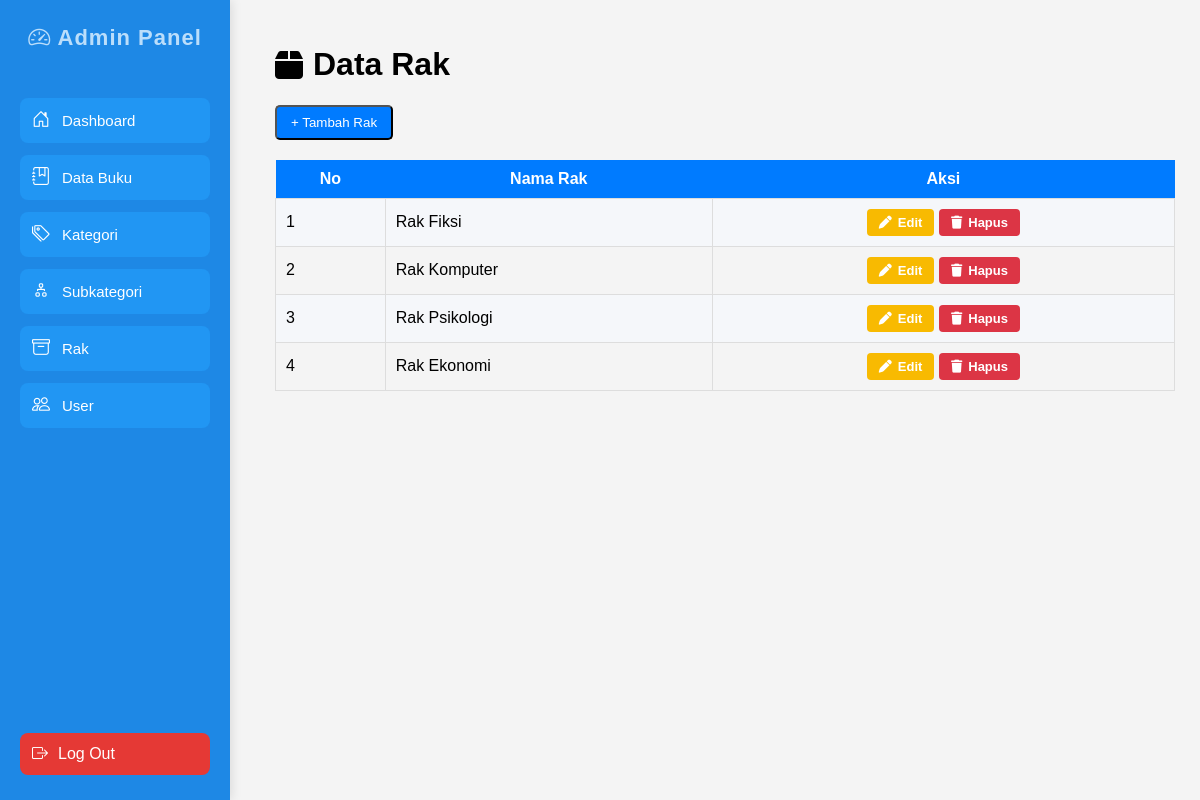
/cms/rak.php, run on an earlier commit of the app's database.
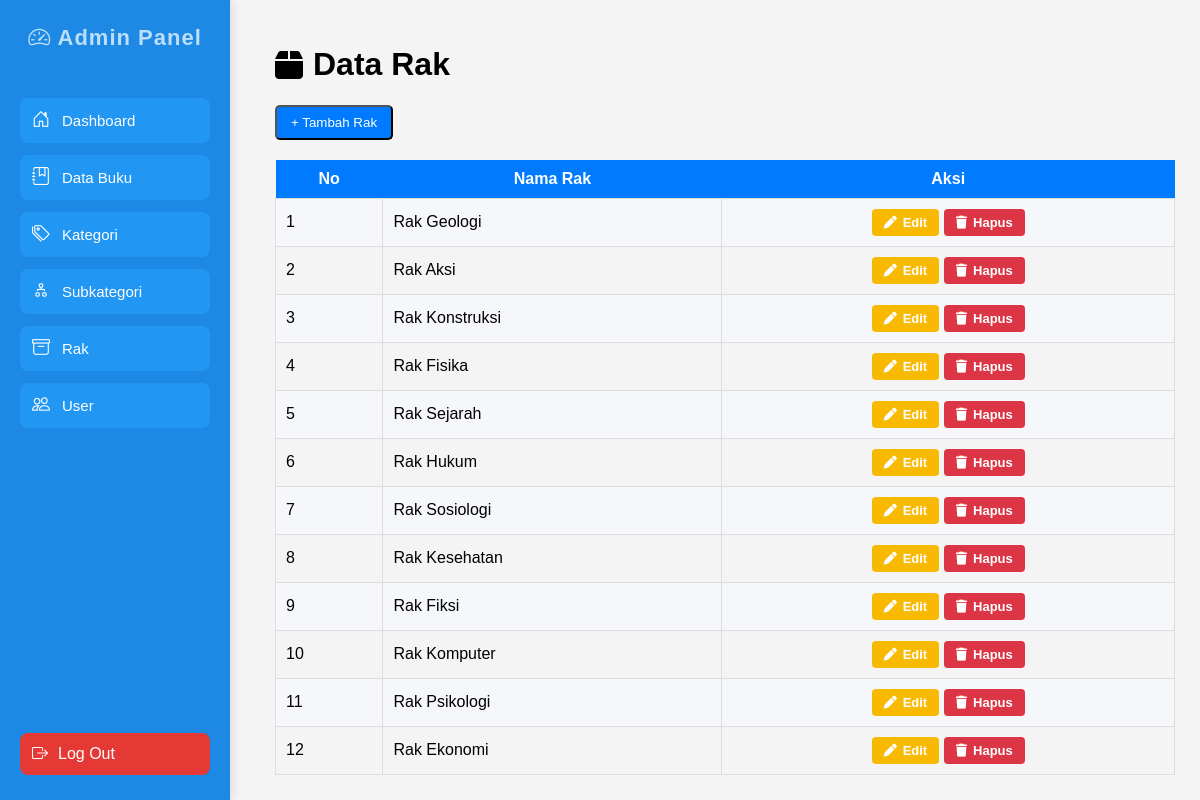
And on a later commit of the database.
### tables this page shows
CREATE TABLE `rak` (
  `rakId` int(11) NOT NULL,
  `nomor_rak` varchar(50) NOT NULL
);

### cms/rak.php (the view, shortened to what this page needs)
<?php
include '../config/koneksi2.php';
?>
<!DOCTYPE html>
<html>
<head>
    <link rel="stylesheet" href="https://cdnjs.cloudflare.com/ajax/libs/font-awesome/6.5.0/css/all.min.css">
</head>
<body>
    <?php include 'sidebar.php'; ?>
    <div class="content">
        <h1 style="display:flex; align-items:center; gap:10px;">
            <i class="fa fa-box"></i> Data Rak
        </h1>
        <button class="btn" onclick="toggleForm()">+ Tambah Rak</button>
        <table>
            <tr>
                <th>No</th>
                <th>Nama Rak</th>
                <th>Aksi</th>
            </tr>
            <?php
            $no = 1;
            $q = mysqli_query($koneksi, "SELECT * FROM rak ORDER BY rakId DESC");
            while ($r = mysqli_fetch_assoc($q)) {
            ?>
                <tr>
                    <td><?= $no++; ?></td>
                    <td><?= htmlspecialchars($r['nomor_rak']); ?></td>
                    <td class="aksi-btn">
                        <a href="rak.php?edit=<?= $r['rakId']; ?>"
                            class="btn-aksi btn-edit">
                            <i class="fa fa-pen"></i> Edit
                        </a>
                        <a href="rak.php?hapus=<?= $r['rakId']; ?>"
                            class="btn-aksi btn-hapus"
                            onclick="return confirm('Hapus rak ini?')">
                            <i class="fa fa-trash"></i> Hapus
                        </a>
                    </td>
                </tr>
            <?php } ?>
        </table>
    </div>
</body>
</html>

### cms/sidebar.php (shortened to what this page needs)
<link rel="stylesheet" href="https://cdn.jsdelivr.net/npm/bootstrap-icons@1.11.1/font/bootstrap-icons.css">
<div class="sidebar">
  <h2><i class="bi bi-speedometer2"></i> Admin Panel</h2>
  <ul>
    <li><a href="admin.php"><i class="bi bi-house-door"></i> Dashboard</a></li>
    <li><a href="buku.php"><i class="bi bi-journal-bookmark"></i> Data Buku</a></li>
    <li><a href="kategori.php"><i class="bi bi-tags"></i> Kategori</a></li>
    <li><a href="subkategori.php"><i class="bi bi-diagram-2"></i> Subkategori</a></li>
    <li><a href="rak.php"><i class="bi bi-archive"></i> Rak</a></li>
    <li><a href="user.php"><i class="bi bi-people"></i> User</a></li>
  </ul>
  <div class="logout">
    <a href="../auth/logout.php">
      <i class="bi bi-box-arrow-right"></i> Log Out
    </a>
  </div>
</div>

### cms/rak.php (style rules this page uses)
.content { padding: 20px; font-family: Arial; }
.btn { background: #007bff; padding: 8px 14px; border-radius: 5px; color: white; text-decoration: none; }
table { width: 100%; border-collapse: collapse; margin-top: 20px; }
th { background: #007bff; color: white; padding: 10px; }
td { padding: 10px; border: 1px solid #ddd; }
tr:nth-child(even) { background: #f5f7fa; }
td.aksi-btn { text-align: center; vertical-align: middle; }
.aksi-btn a { text-decoration: none; color: #fff; font-size: 13px; font-weight: bold; }
.btn-aksi { display: inline-flex; align-items: center; gap: 6px; padding: 6px 12px; border-radius: 4px; cursor: pointer; }
.btn-edit { background: #f8ba01ff; color: #000; }
.btn-hapus { background: #dc3545; }

### cms/sidebar.php (style rules this page uses)
body { margin: 0; font-family: Arial, sans-serif; background: #f4f4f4; }
.sidebar { width: 230px; background: #1e88e5; color: #ffffff; position: fixed; top: 0; left: 0; height: 100%; padding: 25px 20px; box-sizing: border-box; display: flex; flex-direction: column; box-shadow: 2px 0 10px rgba(0,0,0,0.1); }
.sidebar h2 { text-align: center; margin: 0 0 35px 0; font-size: 22px; letter-spacing: 1px; font-weight: bold; color: #bbdefb; }
.sidebar ul { list-style: none; padding: 0; margin: 0; flex: 1; }
.sidebar ul li { margin: 12px 0; }
.sidebar ul li a { color: white; text-decoration: none; display: flex; align-items: center; gap: 12px; padding: 12px; background: #2196f3; border-radius: 8px; transition: 0.25s; font-size: 15px; }
.sidebar ul li a i { font-size: 18px; }
.logout a { background: #e53935; display: flex; align-items: center; gap: 10px; padding: 12px; border-radius: 8px; text-decoration: none; color: white; transition: 0.25s; }
.content { margin-left: 250px; padding: 25px; min-height: 100vh; box-sizing: border-box; }

What changed in the data, as far as the page shows it:
added rak: nomor_rak "Rak Geologi"
added rak: nomor_rak "Rak Aksi"
added rak: nomor_rak "Rak Konstruksi"
added rak: nomor_rak "Rak Fisika"
added rak: nomor_rak "Rak Sejarah"
added rak: nomor_rak "Rak Hukum"
added rak: nomor_rak "Rak Sosiologi"
added rak: nomor_rak "Rak Kesehatan"
